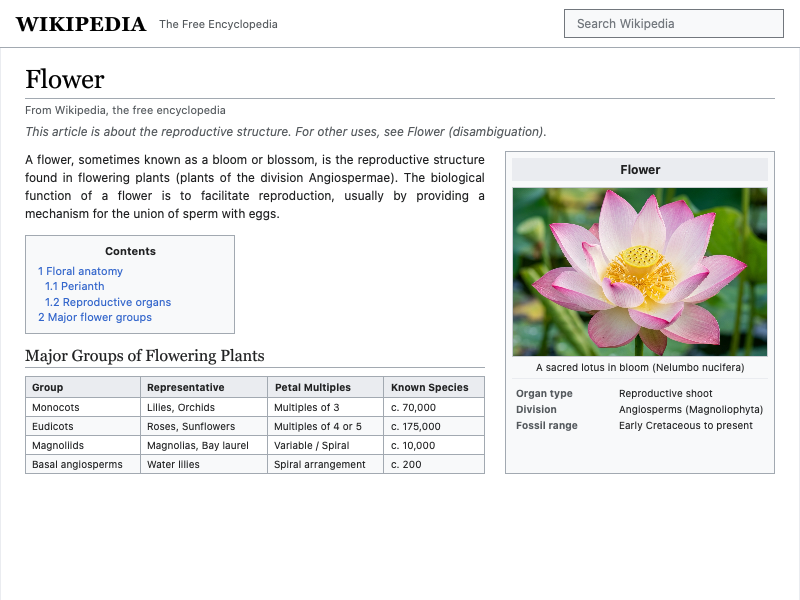
#> input picture blink_formal_wikipedia_flowers_p1.png, 800 x 600 px; the run also reads 1 picture not shown here
$ python inspect_paragraph_lines.py
#> lines starting #> are read from the running program, lines starting #| are printed output that depends on the picture
#!/usr/bin/env python3
import numpy as np
from PIL import Image

def inspect_lines(name, img_f, img_c, y0, y1, x0, x1):
    f_crop = img_f[y0:y1, x0:x1]
    c_crop = img_c[y0:y1, x0:x1]
    # Check dark pixels across X to find lines
    # Sum dark pixels per Y
    f_dark = np.sum(np.min(f_crop, axis=2) < 200, axis=1)
    c_dark = np.sum(np.min(c_crop, axis=2) < 200, axis=1)

    print(f"=== {name} [y: {y0}..{y1}] ===")
    # Find peaks in Y
    print(f"Formal line count / peaks:")
    for dy in range(len(f_dark)):
        if f_dark[dy] > 30 and (dy == 0 or f_dark[dy] >= f_dark[dy-1]) and (dy == len(f_dark)-1 or f_dark[dy] >= f_dark[dy+1]):
            print(f"  Formal peak at y = {y0 + dy:3d} (weight {f_dark[dy]})")
    print(f"Chromium line count / peaks:")
    for dy in range(len(c_dark)):
        if c_dark[dy] > 30 and (dy == 0 or c_dark[dy] >= c_dark[dy-1]) and (dy == len(c_dark)-1 or c_dark[dy] >= c_dark[dy+1]):
            print(f"  Chromium peak at y = {y0 + dy:3d} (weight {c_dark[dy]})")

def main():
    p1_f = np.array(Image.open("blink_formal_wikipedia_flowers_p1.png").convert("RGB"))
#> p1_f is the input picture: shape (600, 800, 3); mean R, G, B 234.6, 234.9, 233
    p1_c = np.array(Image.open("chromium_wikipedia_flowers.png").convert("RGB"))
    p2_f = np.array(Image.open("blink_formal_wikipedia_flowers_p2.png").convert("RGB"))
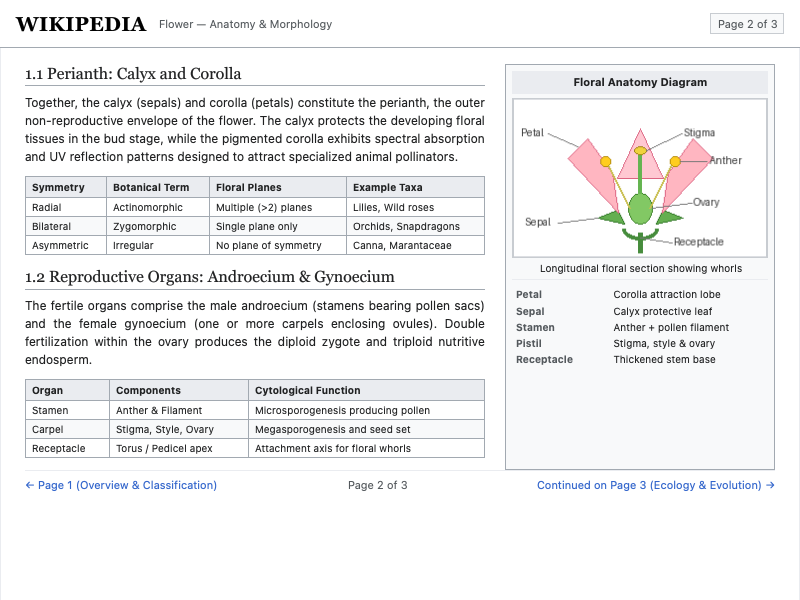
#> input picture blink_formal_wikipedia_flowers_p2.png, 800 x 600 px
#> p2_f is the input picture: shape (600, 800, 3); mean R, G, B 240.3, 240.4, 240.9
    p2_c = np.array(Image.open("chromium_wikipedia_flowers_p2.png").convert("RGB"))
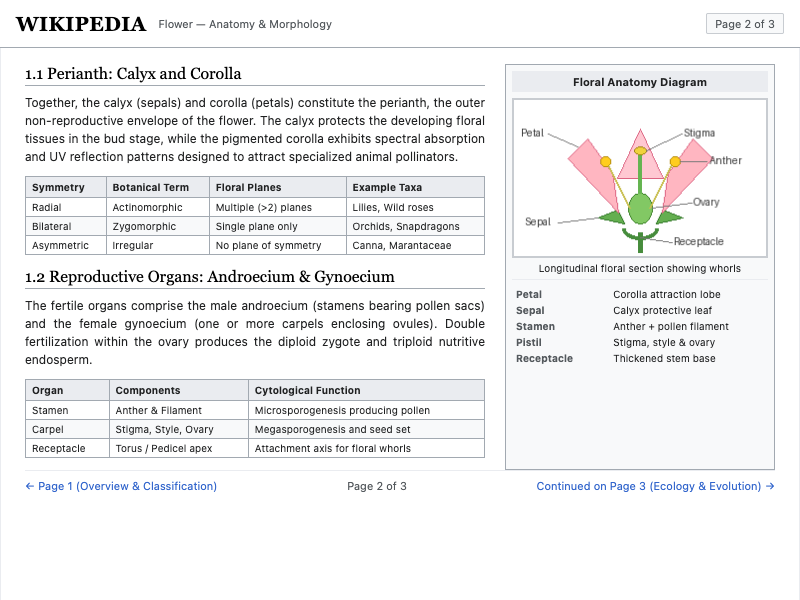
#> input picture chromium_wikipedia_flowers_p2.png, 800 x 600 px
#> p2_c is the input picture: shape (600, 800, 3); mean R, G, B 240.4, 240.5, 241
    p3_f = np.array(Image.open("blink_formal_wikipedia_flowers_p3.png").convert("RGB"))
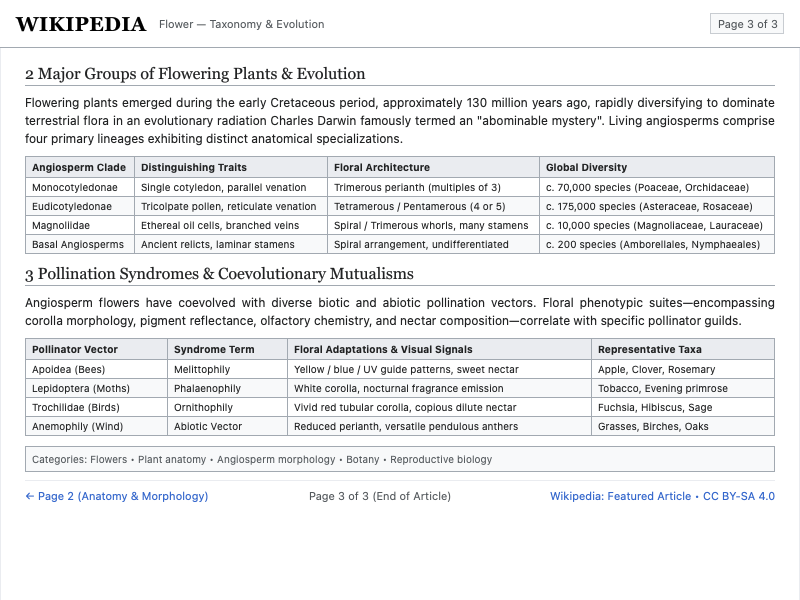
#> input picture blink_formal_wikipedia_flowers_p3.png, 800 x 600 px
#> p3_f is the input picture: shape (600, 800, 3); mean R, G, B 237, 237.6, 238.5
    p3_c = np.array(Image.open("chromium_wikipedia_flowers_p3.png").convert("RGB"))
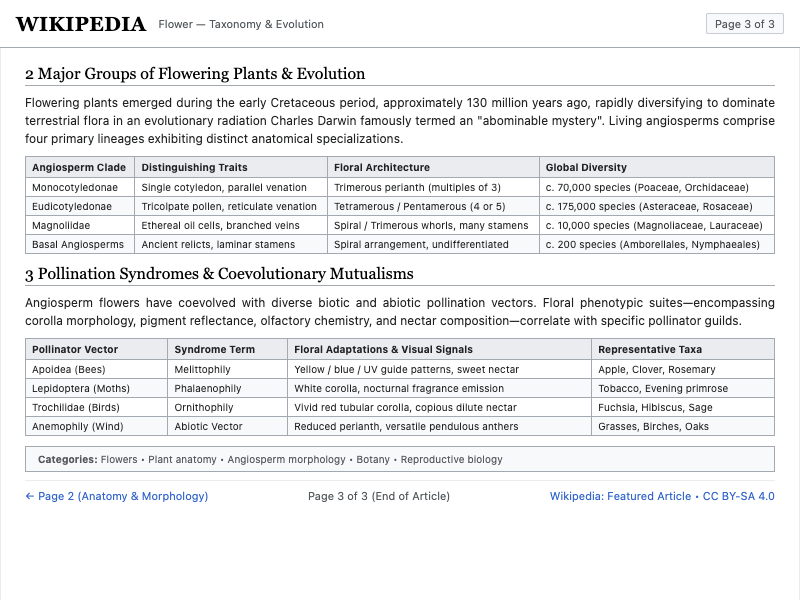
#> input picture chromium_wikipedia_flowers_p3.png, 800 x 600 px
#> p3_c is the input picture: shape (600, 800, 3); mean R, G, B 237.1, 237.7, 238.6

    inspect_lines("P1 Lead Paragraph", p1_f, p1_c, 150, 230, 25, 485)
#> in inspect_lines, `f_dark = np.sum(np.min(f_crop, axis=2) < 200, axis=1)`: f_dark = 80 values, max 270 at index 8, min 0 at index 0, mean 72.89
#> in inspect_lines, `c_dark = np.sum(np.min(c_crop, axis=2) < 200, axis=1)`: c_dark = 80 values, max 255 at index 7, min 0 at index 0, mean 70.76
#> the loop in inspect_lines, `for dy in range(len(f_dark)):` made 80 passes
#|   Formal peak at y = 158 (weight 270)
#|   Formal peak at y = 160 (weight 226)
#|   Formal peak at y = 163 (weight 245)
#|   Formal peak at y = 173 (weight 55)
#|   Formal peak at y = 176 (weight 257)
#|   Formal peak at y = 178 (weight 217)
#|   Formal peak at y = 181 (weight 234)
#|   Formal peak at y = 191 (weight 43)
#> (further printed lines are left out)
#> the loop in inspect_lines, `for dy in range(len(c_dark)):` made 80 passes
#|   Chromium peak at y = 157 (weight 255)
#|   Chromium peak at y = 160 (weight 226)
#|   Chromium peak at y = 163 (weight 241)
#|   Chromium peak at y = 173 (weight 54)
#|   Chromium peak at y = 175 (weight 249)
#|   Chromium peak at y = 178 (weight 214)
#|   Chromium peak at y = 181 (weight 236)
#|   Chromium peak at y = 191 (weight 43)
#> (further printed lines are left out)
    inspect_lines("P2 Paragraph 1 (Perianth)", p2_f, p2_c, 90, 175, 25, 485)
#> the loop in inspect_lines (call 2), `for dy in range(len(f_dark)):` made 85 passes
#|   Formal peak at y =  98 (weight 47)
#|   Formal peak at y = 101 (weight 271)
#|   Formal peak at y = 103 (weight 230)
#|   Formal peak at y = 106 (weight 257)
#|   Formal peak at y = 116 (weight 42)
#|   Formal peak at y = 119 (weight 263)
#|   Formal peak at y = 121 (weight 232)
#|   Formal peak at y = 124 (weight 241)
#> (further printed lines are left out)
#> the loop in inspect_lines (call 2), `for dy in range(len(c_dark)):` made 85 passes
#|   Chromium peak at y =  98 (weight 46)
#|   Chromium peak at y = 100 (weight 264)
#|   Chromium peak at y = 103 (weight 223)
#|   Chromium peak at y = 106 (weight 250)
#|   Chromium peak at y = 116 (weight 41)
#|   Chromium peak at y = 118 (weight 255)
#|   Chromium peak at y = 121 (weight 224)
#|   Chromium peak at y = 124 (weight 237)
#> (further printed lines are left out)
    inspect_lines("P2 Paragraph 2 (Reproductive)", p2_f, p2_c, 290, 375, 25, 485)
#> call 3 of inspect_lines, with name = 'P2 Paragraph 2 (Reproductive)', y0 = 290, y1 = 375, x0 = 25, x1 = 485
#> in inspect_lines (call 3), `c_crop = img_c[y0:y1, x0:x1]`:
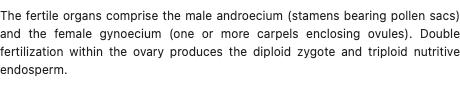
#> c_crop: shape (85, 460, 3); mean R, G, B 234, 234.1, 234.2
#> in inspect_lines (call 3), `f_dark = np.sum(np.min(f_crop, axis=2) < 200, axis=1)`: f_dark = 85 values, max 278 at index 14, min 0 at index 0, mean 61.08
#> in inspect_lines (call 3), `c_dark = np.sum(np.min(c_crop, axis=2) < 200, axis=1)`: c_dark = 85 values, max 265 at index 13, min 0 at index 0, mean 59.15
#> the loop in inspect_lines (call 3), `for dy in range(len(f_dark)):` made 85 passes
#|   Formal peak at y = 301 (weight 36)
#|   Formal peak at y = 304 (weight 278)
#|   Formal peak at y = 306 (weight 233)
#|   Formal peak at y = 309 (weight 240)
#|   Formal peak at y = 322 (weight 249)
#|   Formal peak at y = 324 (weight 217)
#|   Formal peak at y = 327 (weight 231)
#|   Formal peak at y = 337 (weight 47)
#> (further printed lines are left out)
#> the loop in inspect_lines (call 3), `for dy in range(len(c_dark)):` made 85 passes
#|   Chromium peak at y = 301 (weight 39)
#|   Chromium peak at y = 303 (weight 265)
#|   Chromium peak at y = 306 (weight 237)
#|   Chromium peak at y = 309 (weight 252)
#|   Chromium peak at y = 322 (weight 237)
#|   Chromium peak at y = 324 (weight 208)
#|   Chromium peak at y = 327 (weight 221)
#|   Chromium peak at y = 337 (weight 46)
#> (further printed lines are left out)
    inspect_lines("P3 Paragraph 1 (Evolution)", p3_f, p3_c, 90, 160, 25, 775)
#> call 4 of inspect_lines, with name = 'P3 Paragraph 1 (Evolution)', y0 = 90, y1 = 160, x0 = 25, x1 = 775
#> in inspect_lines (call 4), `f_crop = img_f[y0:y1, x0:x1]`:
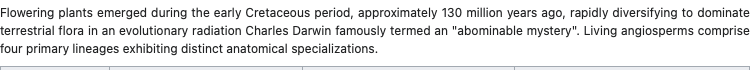
#> f_crop: shape (70, 750, 3); mean R, G, B 230.6, 230.8, 231.2
#> in inspect_lines (call 4), `f_dark = np.sum(np.min(f_crop, axis=2) < 200, axis=1)`: f_dark = 70 values, max 750 at index 66, min 0 at index 0, mean 112.1
#> in inspect_lines (call 4), `c_dark = np.sum(np.min(c_crop, axis=2) < 200, axis=1)`: c_dark = 70 values, max 750 at index 66, min 0 at index 0, mean 109.7
#> the loop in inspect_lines (call 4), `for dy in range(len(f_dark)):` made 70 passes
#|   Formal peak at y =  98 (weight 74)
#|   Formal peak at y = 101 (weight 436)
#|   Formal peak at y = 103 (weight 373)
#|   Formal peak at y = 106 (weight 402)
#|   Formal peak at y = 108 (weight 45)
#|   Formal peak at y = 116 (weight 62)
#|   Formal peak at y = 119 (weight 440)
#|   Formal peak at y = 121 (weight 375)
#> (further printed lines are left out)
#> the loop in inspect_lines (call 4), `for dy in range(len(c_dark)):` made 70 passes
#|   Chromium peak at y =  98 (weight 65)
#|   Chromium peak at y = 101 (weight 409)
#|   Chromium peak at y = 103 (weight 360)
#|   Chromium peak at y = 106 (weight 395)
#|   Chromium peak at y = 108 (weight 47)
#|   Chromium peak at y = 116 (weight 64)
#|   Chromium peak at y = 118 (weight 435)
#|   Chromium peak at y = 121 (weight 373)
#> (further printed lines are left out)
    inspect_lines("P3 Paragraph 2 (Syndromes)", p3_f, p3_c, 290, 340, 25, 775)
#> in inspect_lines (call 5), `f_crop = img_f[y0:y1, x0:x1]`:
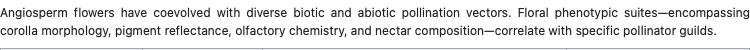
#> f_crop: shape (50, 750, 3); mean R, G, B 229.1, 229.4, 229.7
#> in inspect_lines (call 5), `f_dark = np.sum(np.min(f_crop, axis=2) < 200, axis=1)`: f_dark = 50 values, max 750 at index 48, min 0 at index 0, mean 123
#> in inspect_lines (call 5), `c_dark = np.sum(np.min(c_crop, axis=2) < 200, axis=1)`: c_dark = 50 values, max 750 at index 48, min 0 at index 0, mean 120.9
#> the loop in inspect_lines (call 5), `for dy in range(len(f_dark)):` made 50 passes
#|   Formal peak at y = 298 (weight 61)
#|   Formal peak at y = 301 (weight 425)
#|   Formal peak at y = 303 (weight 363)
#|   Formal peak at y = 306 (weight 390)
#|   Formal peak at y = 316 (weight 54)
#|   Formal peak at y = 319 (weight 438)
#|   Formal peak at y = 321 (weight 349)
#|   Formal peak at y = 324 (weight 397)
#> (further printed lines are left out)
#> the loop in inspect_lines (call 5), `for dy in range(len(c_dark)):` made 50 passes
#|   Chromium peak at y = 298 (weight 64)
#|   Chromium peak at y = 301 (weight 409)
#|   Chromium peak at y = 303 (weight 368)
#|   Chromium peak at y = 306 (weight 383)
#|   Chromium peak at y = 316 (weight 58)
#|   Chromium peak at y = 318 (weight 416)
#|   Chromium peak at y = 321 (weight 338)
#|   Chromium peak at y = 324 (weight 382)
#> (further printed lines are left out)

if __name__ == "__main__":
    main()
